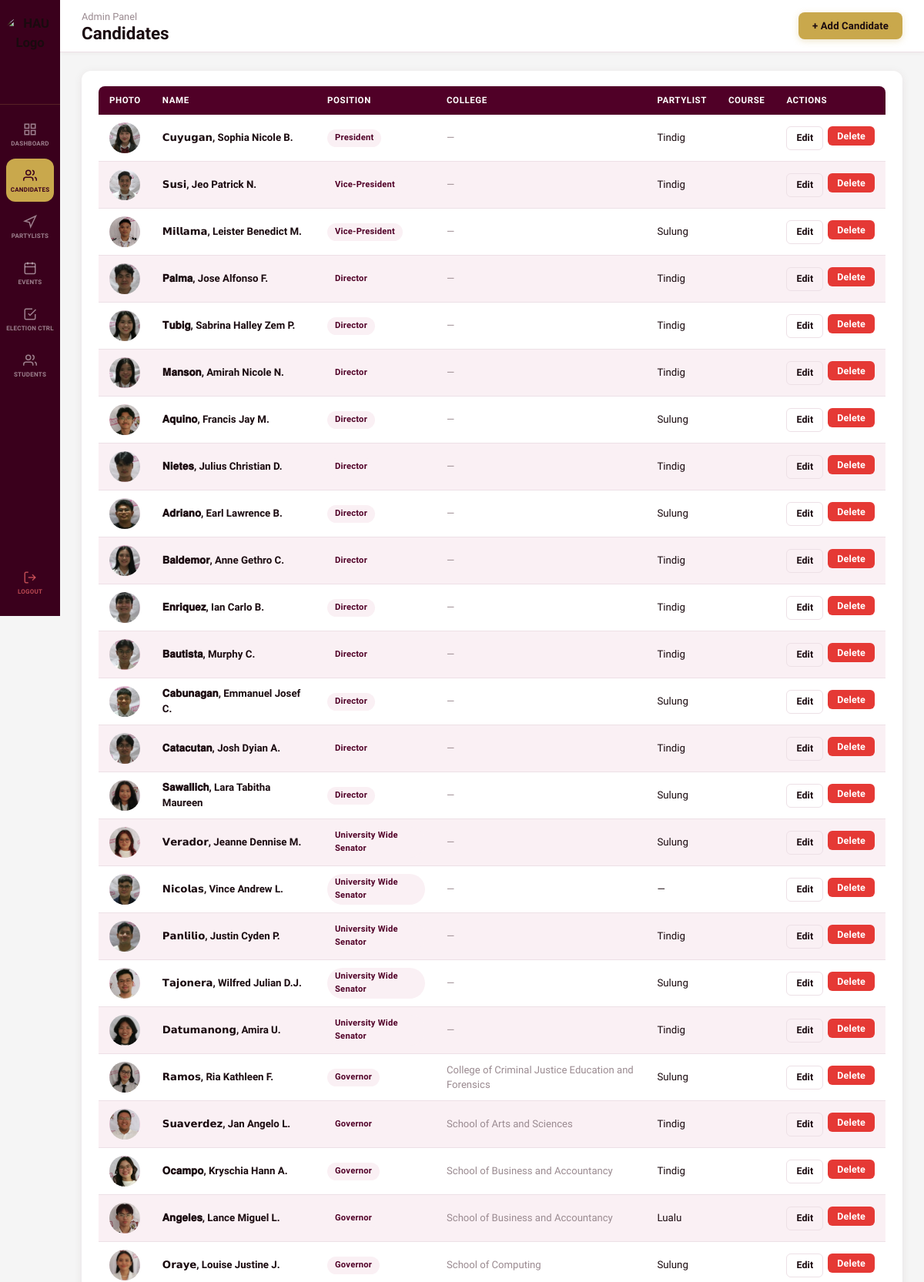
The app's page /admin/candidates.php (signed in, upper part) with its own data.
### tables this page shows
CREATE TABLE `candidates` (
  `id` int(11) NOT NULL AUTO_INCREMENT,
  `full_name` varchar(150) NOT NULL,
  `position` varchar(100) NOT NULL,
  `college` varchar(150) DEFAULT NULL,
  `partylist_id` int(11) DEFAULT NULL,
  `photo` varchar(255) DEFAULT NULL,
  `bio` text DEFAULT NULL,
  `platform` text DEFAULT NULL,
  `year_level` varchar(20) DEFAULT NULL,
  `course` varchar(100) DEFAULT NULL,
  `created_at` timestamp NOT NULL DEFAULT current_timestamp(),
  PRIMARY KEY (`id`),
  KEY `partylist_id` (`partylist_id`)
);

CREATE TABLE `partylists` (
  `id` int(11) NOT NULL AUTO_INCREMENT,
  `name` varchar(120) NOT NULL,
  `description` text DEFAULT NULL,
  `logo` varchar(255) DEFAULT NULL,
  `created_at` timestamp NOT NULL DEFAULT current_timestamp(),
  PRIMARY KEY (`id`)
);

### includes/positions.php (called while the page is built, shortened)
<?php
function position_field_expr(string $col = 'c.position'): string {
    $escaped = array_map(fn($p) => "'" . addslashes($p) . "'", POSITION_ORDER);
    return "FIELD($col, " . implode(',', $escaped) . ")";
}

### admin/candidates.php (the view, shortened to what this page needs)
<?php
require_once 'auth_guard.php';
require_once '../includes/positions.php';
$edit_cand = null;
$show_form = (isset($_GET['action']) && $_GET['action'] === 'add') || $edit_cand;
$field_expr = position_field_expr('c.position');
$candidates = $conn->query("
    SELECT c.*, p.name AS partylist_name
    FROM   candidates c
    LEFT JOIN partylists p ON c.partylist_id = p.id
    ORDER BY $field_expr, COALESCE(c.college, ''), c.full_name
");
$partylists = $conn->query("SELECT id, name FROM partylists ORDER BY name");
$pl_options = [];
while ($pl = $partylists->fetch_assoc()) { $pl_options[] = $pl; }
$edit_is_uni = $edit_cand
    ? in_array($edit_cand['position'], POSITIONS['University-Wide'])
    : false;
?>
<!DOCTYPE html>
<html lang="en">
<head>
    <link rel="stylesheet" href="../css/styles.css">
</head>
<body class="dash-body">
<?php include 'sidebar.php'; ?>
<div style="flex:1;display:flex;flex-direction:column;">
<header class="topbar">
    <div class="topbar-left">
        <p class="topbar-welcome">Admin Panel</p>
        <h1 class="topbar-title">Candidates</h1>
    </div>
    <div class="topbar-right">
        <a href="candidates.php?action=add" class="btn btn-gold">+ Add Candidate</a>
    </div>
</header>
<main class="dash-content">
    <?php if ($show_form): ?>
    <div class="card" style="max-width:720px;">
        <h3 class="card-title"><?= $edit_cand ? 'Edit Candidate' : 'Add New Candidate' ?></h3>
        <form method="POST" action="" enctype="multipart/form-data">
            <input type="hidden" name="action" value="<?= $edit_cand ? 'edit' : 'add' ?>">
            <?php if ($edit_cand): ?>
            <input type="hidden" name="id" value="<?= $edit_cand['id'] ?>">
            <input type="hidden" name="existing_photo" value="<?= htmlspecialchars($edit_cand['photo'] ?? '') ?>">
            <?php endif; ?>
            <div class="form-group">
                <label class="form-label">Full Name *</label>
                <div class="input-wrap">
                    <input type="text" name="full_name" required
                           value="<?= htmlspecialchars($edit_cand['full_name'] ?? '') ?>">
                </div>
            </div>
            <div class="input-row">
                <div class="form-group">
                    <label class="form-label">Position *</label>
                    <div class="input-wrap">
                        <select name="position" id="positionSelect" required
                                style="border:none;outline:none;background:transparent;width:100%;padding:12px 0;">
                            <option value="">— Select Position —</option>
                            <optgroup label="University-Wide">
                                <?php foreach (POSITIONS['University-Wide'] as $pos): ?>
                                <option value="<?= $pos ?>"
                                    <?= ($edit_cand['position'] ?? '') === $pos ? 'selected' : '' ?>>
                                    <?= htmlspecialchars($pos) ?>
                                </option>
                                <?php endforeach; ?>
                            </optgroup>
                            <optgroup label="Per College">
                                <?php foreach (POSITIONS['Per College'] as $pos): ?>
                                <option value="<?= $pos ?>"
                                    <?= ($edit_cand['position'] ?? '') === $pos ? 'selected' : '' ?>>
                                    <?= htmlspecialchars($pos) ?>
                                </option>
                                <?php endforeach; ?>
                            </optgroup>
                        </select>
                    </div>
                </div>
                <div class="form-group" id="collegeGroup"
                     style="<?= $edit_is_uni ? 'opacity:.4;pointer-events:none;' : '' ?>">
                    <label class="form-label">College <span id="collegeRequired" style="color:var(--danger);"><?= $edit_is_uni ? '' : '*' ?></span></label>
                    <div class="input-wrap">
                        <select name="college" id="collegeSelect"
                                style="border:none;outline:none;background:transparent;width:100%;padding:12px 0;"
                                <?= $edit_is_uni ? '' : 'required' ?>>
                            <option value="">— Select College —</option>
                            <?php foreach (COLLEGES as $full_name => $abbr):  ?>
                            <option value="<?= htmlspecialchars($full_name) ?>"
                                <?= ($edit_cand['college'] ?? '') === $full_name ? 'selected' : '' ?>>
                                <?= htmlspecialchars($abbr) ?> — <?= htmlspecialchars($full_name) ?>
                            </option>
                            <?php endforeach; ?>
                        </select>
                    </div>
                    <p style="font-size:.75rem; color:var(--muted); margin-top:4px;">
                        Required for Governor, Vice-Governor, Councilor, Senator
                    </p>
                </div>
            </div>
            <div class="input-row">
                <div class="form-group">
                    <label class="form-label">Partylist</label>
                    <div class="input-wrap">
                        <select name="partylist_id"
                                style="border:none;outline:none;background:transparent;width:100%;padding:12px 0;">
                            <option value="">— None / Independent —</option>
                            <?php foreach ($pl_options as $pl): ?>
                            <option value="<?= $pl['id'] ?>"
                                    <?= ($edit_cand['partylist_id'] ?? 0) == $pl['id'] ? 'selected' : '' ?>>
                                <?= htmlspecialchars($pl['name']) ?>
                            </option>
                            <?php endforeach; ?>
                        </select>
                    </div>
                </div>
                <div class="form-group">
                    <label class="form-label">Photo</label>
                    <div class="input-wrap" style="padding:8px 14px;">
                        <input type="file" name="photo" accept="image/*" style="padding:4px 0;">
                    </div>
                </div>
            </div>
            <div class="input-row">
                <div class="form-group">
                    <label class="form-label">Year Level</label>
                    <div class="input-wrap">
                        <input type="text" name="year_level" placeholder="e.g. 3rd Year"
                               value="<?= htmlspecialchars($edit_cand['year_level'] ?? '') ?>">
                    </div>
                </div>
                <div class="form-group">
                    <label class="form-label">Course</label>
                    <div class="input-wrap">
                        <input type="text" name="course" placeholder="e.g. BS Computer Science"
                               value="<?= htmlspecialchars($edit_cand['course'] ?? '') ?>">
                    </div>
                </div>
            </div>
            <div class="form-group">
                <label class="form-label">Bio / About</label>
                <div class="input-wrap" style="align-items:flex-start;padding:12px 14px;">
                    <textarea name="bio" rows="3"
                              style="border:none;outline:none;background:transparent;width:100%;"><?= htmlspecialchars($edit_cand['bio'] ?? '') ?></textarea>
                </div>
            </div>
            <div class="form-group">
                <label class="form-label">Platform & Advocacies</label>
                <div class="input-wrap" style="align-items:flex-start;padding:12px 14px;">
                    <textarea name="platform" rows="3"
                              style="border:none;outline:none;background:transparent;width:100%;"><?= htmlspecialchars($edit_cand['platform'] ?? '') ?></textarea>
                </div>
            </div>
            <div style="display:flex;gap:10px;">
                <button type="submit" class="btn btn-gold"><?= $edit_cand ? 'Save Changes' : 'Add Candidate' ?></button>
                <a href="candidates.php" class="btn btn-outline">Cancel</a>
            </div>
        </form>
    </div>
    <?php else: ?>
    <div class="card">
        <div style="overflow-x:auto;">
            <table class="data-table">
                <thead>
                    <tr>
                        <th>Photo</th>
                        <th>Name</th>
                        <th>Position</th>
                        <th>College</th>
                        <th>Partylist</th>
                        <th>Course</th>
                        <th>Actions</th>
                    </tr>
                </thead>
                <tbody>
                    <?php while ($c = $candidates->fetch_assoc()): ?>
                    <tr>
                        <td>
                            <?php if ($c['photo']): ?>
                                <img src="../<?= htmlspecialchars($c['photo']) ?>"
                                     style="width:40px;height:40px;object-fit:cover;border-radius:50%;">
                            <?php else: ?>
                                <span style="font-size:1.6rem;">👤</span>
                            <?php endif; ?>
                        </td>
                        <td><strong><?= htmlspecialchars($c['full_name']) ?></strong></td>
                        <td><span class="badge badge-purple"><?= htmlspecialchars($c['position']) ?></span></td>
                        <td style="font-size:.82rem; color:var(--muted);">
                            <?= htmlspecialchars($c['college'] ?? '—') ?>
                        </td>
                        <td><?= htmlspecialchars($c['partylist_name'] ?? '—') ?></td>
                        <td style="font-size:.82rem; color:var(--muted);">
                        </td>
                        <td>
                            <div style="display:flex;gap:6px;">
                                <a href="candidates.php?edit=<?= $c['id'] ?>" class="btn btn-outline btn-sm">Edit</a>
                                <form method="POST" style="display:inline;"
                                      onsubmit="return confirm('Delete this candidate?')">
                                    <button type="submit" class="btn btn-danger btn-sm">Delete</button>
                                </form>
                            </div>
                        </td>
                    </tr>
                    <?php endwhile; ?>
                </tbody>
            </table>
        </div>
    </div>
    <?php endif; ?>
</main>
</div>
</body>
</html>

### css/styles.css (style rules this page uses)
*, *::before, *::after { box-sizing: border-box; margin: 0; padding: 0; }
:root { --maroon: #500027; --maroon-dark: #3A001C; --maroon-mid: #7A1040; --maroon-soft: #FAF0F4; --maroon-pale: #F5E8ED; --gold: #C9A84C; --gold-dark: #A8892A; --gold-light: #FEF6E0; --bg: #F5F5F5; --card: #FFFFFF; --text: #1A0A0F; --muted: #9A8A90; --border: #EDE0E6; --danger: #E53935; --success: #27AE60; --sidebar-w: 78px; --topbar-h: 68px; --radius: 12px; --radius-lg: 16px; --shadow: 0 2px 12px rgba(80,0,39,.08); --shadow-md: 0 4px 24px rgba(80,0,39,.12); --purple-dark: #500027; --purple-mid: #7A1040; --purple-light: #A84060; --purple-soft: #FAF0F4; }
body { font-family: 'Kodchasan', sans-serif !important; color: var(--text); background: var(--bg); font-size: 14px; line-height: 1.5; }
a { text-decoration: none; color: inherit; }
img { display: block; max-width: 100%; }
input, textarea, select, button { font-family: inherit; }
.btn { display: inline-flex; align-items: center; justify-content: center; gap: 6px; padding: 8px 18px; border-radius: 8px; border: none; cursor: pointer; font-weight: 600; font-size: 0.82rem; transition: filter .15s, transform .1s, box-shadow .15s; letter-spacing: .01em; }
.btn-gold { background: var(--gold); color: #1A0A0F; box-shadow: 0 2px 8px rgba(201,168,76,.30); }
.btn-outline { background: transparent; border: 1.5px solid var(--border); color: var(--text); }
.btn-danger { background: var(--danger); color: #fff; }
.btn-sm { padding: 5px 12px; font-size: 0.78rem; border-radius: 6px; }
.dash-body { display: flex; min-height: 100vh; background: var(--bg); }
.nav-icon svg { width: 18px; height: 18px; }
.topbar { position: fixed; top: 0; left: var(--sidebar-w); right: 0; height: var(--topbar-h); background: #fff; border-bottom: 1px solid var(--border); display: flex; align-items: center; justify-content: space-between; padding: 0 28px; z-index: 100; box-shadow: 0 1px 6px rgba(80,0,39,.05); }
.topbar-welcome { font-size: 0.80rem; color: var(--muted); font-weight: 500; }
.topbar-title { font-size: 1.4rem; font-weight: 800; color: var(--text); line-height: 1.1; }
.topbar-right { display: flex; align-items: center; gap: 14px; }
.dash-content { margin-left: var(--sidebar-w); margin-top: var(--topbar-h); padding: 24px 28px; min-height: calc(100vh - var(--topbar-h)); display: flex; flex-direction: column; gap: 20px; }
.card { background: var(--card); border-radius: var(--radius); padding: 20px 22px; box-shadow: var(--shadow); }
.data-table { width: 100%; border-collapse: collapse; font-size: 0.83rem; }
.data-table thead th { background: var(--maroon); color: #fff; padding: 10px 14px; text-align: left; font-weight: 600; font-size: 0.72rem; text-transform: uppercase; letter-spacing: .05em; }
.data-table thead th:first-child { border-radius: 8px 0 0 0; }
.data-table thead th:last-child { border-radius: 0 8px 0 0; }
.data-table tbody tr:nth-child(odd) td { background: #fff; }
.data-table tbody tr:nth-child(even) td { background: var(--maroon-soft); }
.data-table td { padding: 10px 14px; border-bottom: 1px solid var(--border); }
.badge { display: inline-flex; align-items: center; padding: 3px 10px; border-radius: 20px; font-size: 0.70rem; font-weight: 700; letter-spacing: .02em; }
.badge-purple { background: var(--maroon-soft); color: var(--maroon); }

### records on screen
candidates: photo (picture), full_name "𝗖𝘂𝘆𝘂𝗴𝗮𝗻, Sophia Nicole B.", position "President", college "—", partylist.name "Tindig"
candidates: photo (picture), full_name "𝗦𝘂𝘀𝗶, Jeo Patrick N.", position "Vice-President", college "—", partylist.name "Tindig"
candidates: photo (picture), full_name "𝗠𝗶𝗹𝗹𝗮𝗺𝗮, Leister Benedict M.", position "Vice-President", college "—", partylist.name "Sulung"
candidates: photo (picture), full_name "𝐏𝐚𝐥𝐦𝐚, Jose Alfonso F.", position "Director", college "—", partylist.name "Tindig"
candidates: photo (picture), full_name "𝐓𝐮𝐛𝐢𝐠, Sabrina Halley Zem P.", position "Director", college "—", partylist.name "Tindig"
candidates: photo (picture), full_name "𝐌𝐚𝐧𝐬𝐨𝐧, Amirah Nicole N.", position "Director", college "—", partylist.name "Tindig"
candidates: photo (picture), full_name "𝐀𝐪𝐮𝐢𝐧𝐨, Francis Jay M.", position "Director", college "—", partylist.name "Sulung"
candidates: photo (picture), full_name "𝐍𝐢𝐞𝐭𝐞𝐬, Julius Christian D.", position "Director", college "—", partylist.name "Tindig"
candidates: photo (picture), full_name "𝐀𝐝𝐫𝐢𝐚𝐧𝐨, Earl Lawrence B.", position "Director", college "—", partylist.name "Sulung"
candidates: photo (picture), full_name "𝐁𝐚𝐥𝐝𝐞𝐦𝐨𝐫, Anne Gethro C.", position "Director", college "—", partylist.name "Tindig"
candidates: photo (picture), full_name "𝐄𝐧𝐫𝐢𝐪𝐮𝐞𝐳, Ian Carlo B.", position "Director", college "—", partylist.name "Tindig"
candidates: photo (picture), full_name "𝐁𝐚𝐮𝐭𝐢𝐬𝐭𝐚, Murphy C.", position "Director", college "—", partylist.name "Tindig"
candidates: photo (picture), full_name "𝐂𝐚𝐛𝐮𝐧𝐚𝐠𝐚𝐧, Emmanuel Josef C.", position "Director", college "—", partylist.name "Sulung"
candidates: photo (picture), full_name "𝐂𝐚𝐭𝐚𝐜𝐮𝐭𝐚𝐧, Josh Dyian A.", position "Director", college "—", partylist.name "Tindig"
candidates: photo (picture), full_name "𝐒𝐚𝐰𝐚𝐥𝐥𝐢𝐜𝐡, Lara Tabitha Maureen", position "Director", college "—", partylist.name "Sulung"
candidates: photo (picture), full_name "𝗩𝗲𝗿𝗮𝗱𝗼𝗿, Jeanne Dennise M.", position "University Wide Senator", college "—", partylist.name "Sulung"
candidates: photo (picture), full_name "𝗡𝗶𝗰𝗼𝗹𝗮𝘀, Vince Andrew L.", position "University Wide Senator", college "—", partylist_name "—"
candidates: photo (picture), full_name "𝗣𝗮𝗻𝗹𝗶𝗹𝗶𝗼, Justin Cyden P.", position "University Wide Senator", college "—", partylist.name "Tindig"
candidates: photo (picture), full_name "𝗧𝗮𝗷𝗼𝗻𝗲𝗿𝗮, Wilfred Julian D.J.", position "University Wide Senator", college "—", partylist.name "Sulung"
candidates: photo (picture), full_name "𝗗𝗮𝘁𝘂𝗺𝗮𝗻𝗼𝗻𝗴, Amira U.", position "University Wide Senator", college "—", partylist.name "Tindig"
candidates: photo (picture), full_name "𝗥𝗮𝗺𝗼𝘀, Ria Kathleen F.", position "Governor", college "College of Criminal Justice Education and Forensics", partylist.name "Sulung"
candidates: photo (picture), full_name "𝗦𝘂𝗮𝘃𝗲𝗿𝗱𝗲𝘇, Jan Angelo L.", position "Governor", college "School of Arts and Sciences", partylist.name "Tindig"
candidates: photo (picture), full_name "𝐎𝐜𝐚𝐦𝐩𝐨, Kryschia Hann A.", position "Governor", college "School of Business and Accountancy", partylist.name "Tindig"
candidates: photo (picture), full_name "𝐀𝐧𝐠𝐞𝐥𝐞𝐬, Lance Miguel L.", position "Governor", college "School of Business and Accountancy", partylist.name "Lualu"
candidates: photo (picture), full_name "𝗢𝗿𝗮𝘆𝗲, Louise Justine J.", position "Governor", college "School of Computing", partylist.name "Sulung"

### other values on screen
$p['label'] "DASHBOARD"
$p['label'] "CANDIDATES"
$p['label'] "PARTYLISTS"
$p['label'] "EVENTS"
$p['label'] "ELECTION CTRL"
$p['label'] "STUDENTS"
